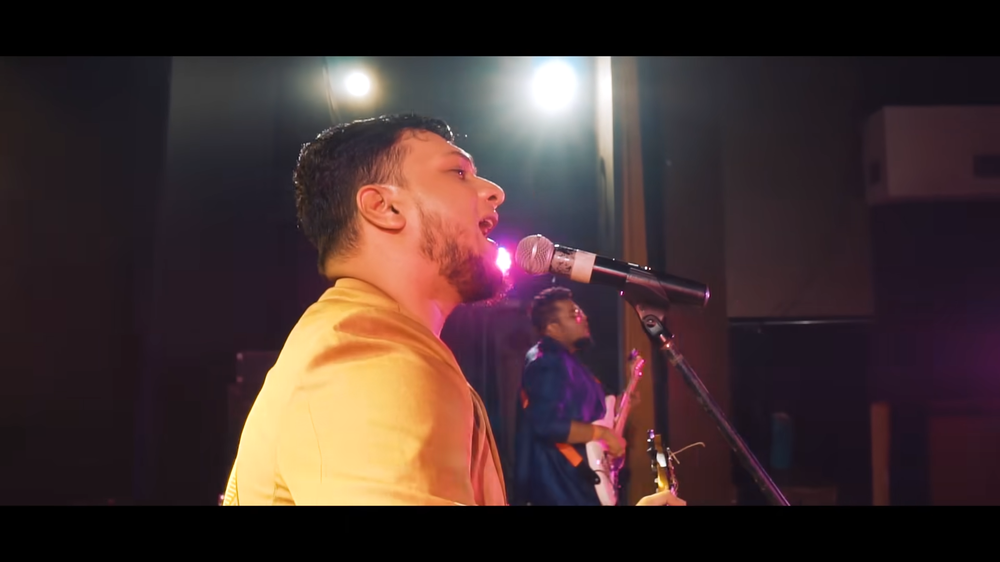
#> input picture image.png, 1000 x 562 px, shrunk from 1920 x 1080 before the run
$ python SPLIT_COLOR.PY
#> lines starting #> are read from the running program, lines starting #| are printed output that depends on the picture
import cv2

import numpy as np
img=cv2.imread("image.png")
#> img is the input picture: shape (562, 1000, 3); mean B, G, R 48, 48.6, 66.5

blank=np.zeros(img.shape[:2],dtype="uint8")

b,g,r=cv2.split(img)
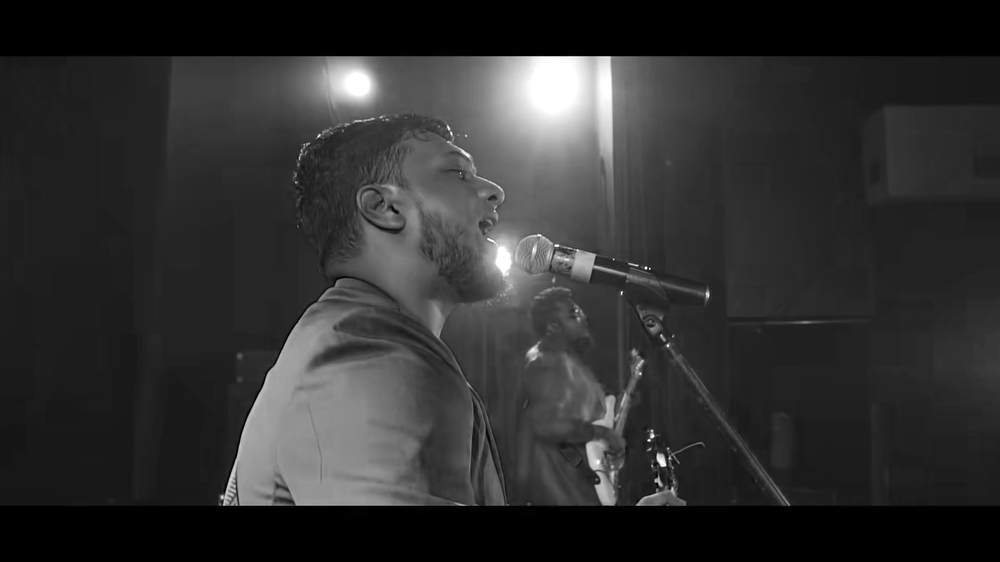
#> b: shape (562, 1000); min 0, max 255, mean 48
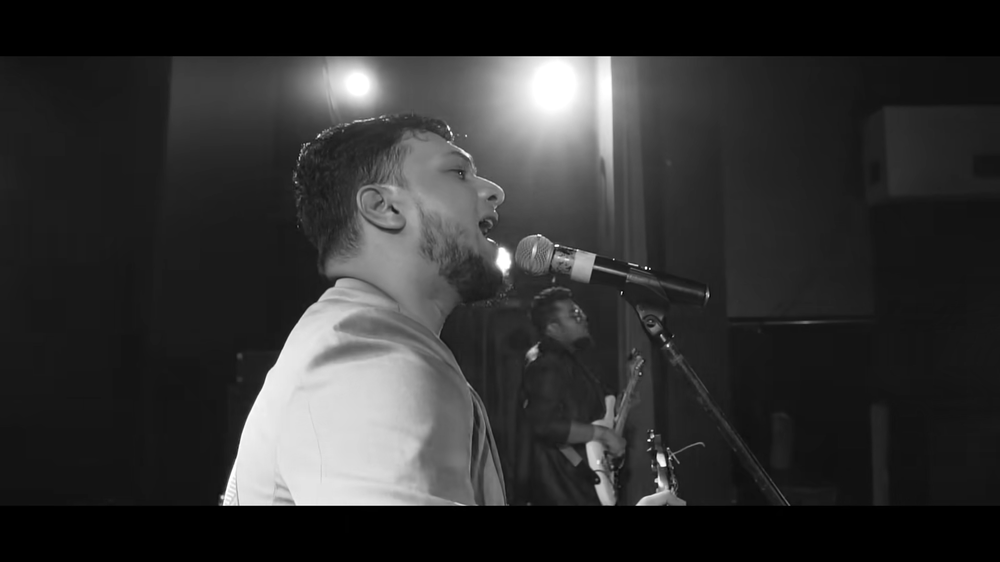
#> g: shape (562, 1000); min 0, max 255, mean 48.6
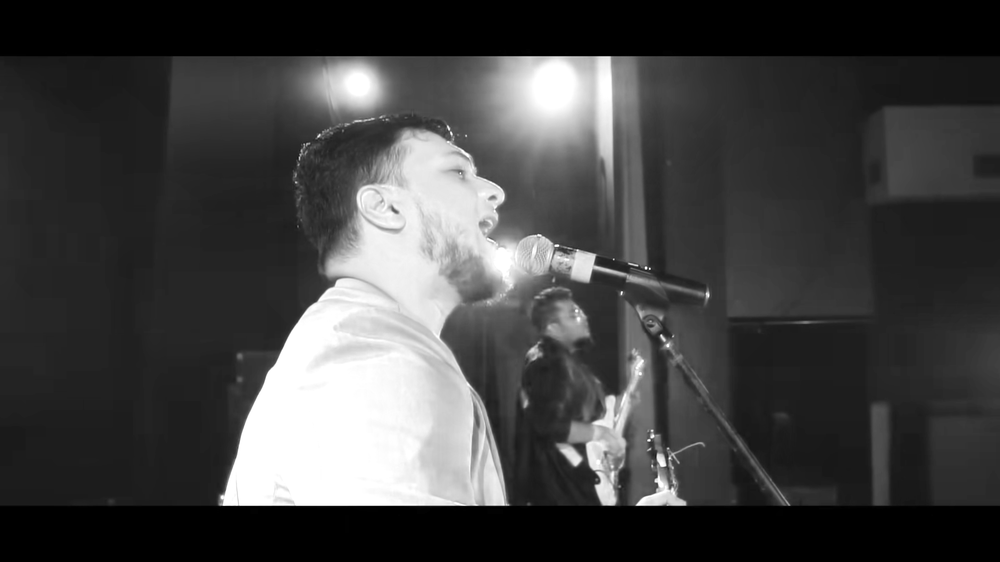
#> r: shape (562, 1000); min 0, max 255, mean 66.5

blue=cv2.merge([b,blank,blank])
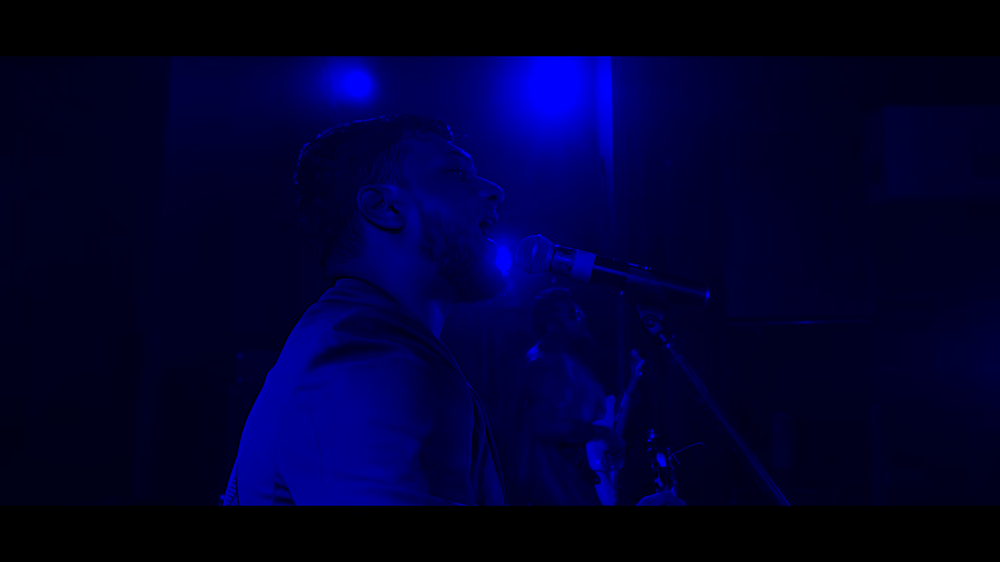
#> blue: shape (562, 1000, 3); mean of channels 0, 1, 2 48, 0, 0; drawn as B, G, R
green=cv2.merge([blank,g,blank])
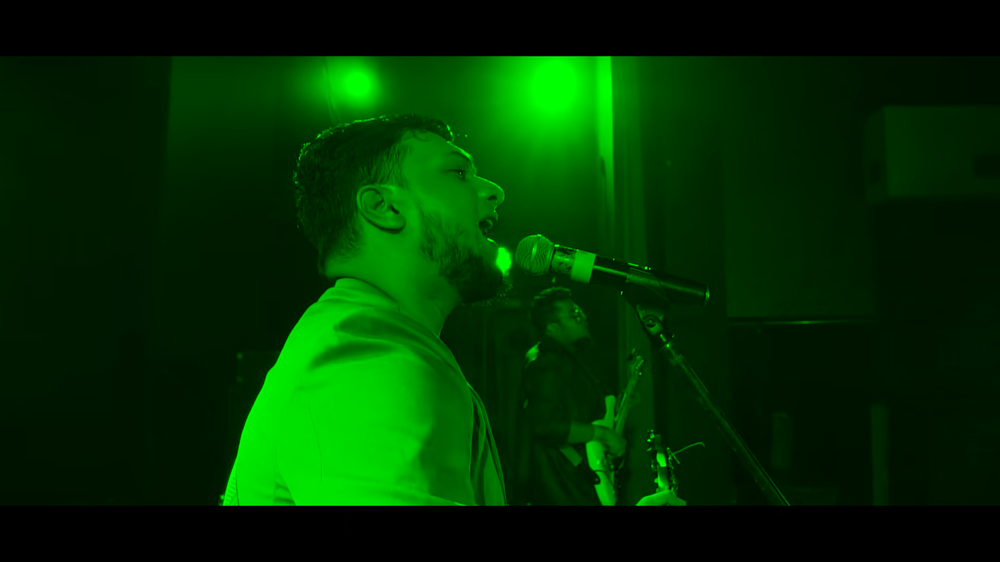
#> green: shape (562, 1000, 3); mean of channels 0, 1, 2 0, 48.6, 0; drawn as B, G, R
red=cv2.merge([blank,blank,r])
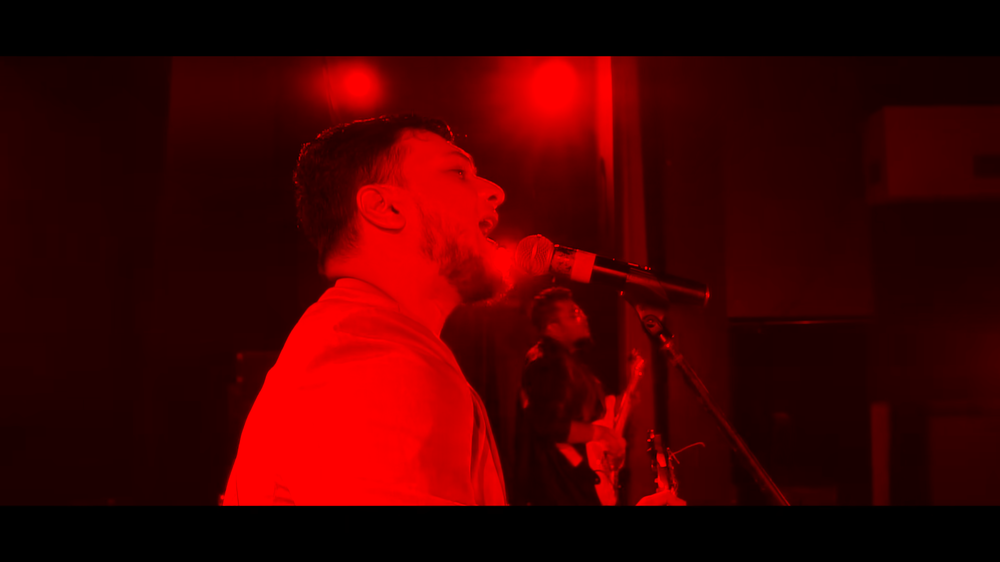
#> red: shape (562, 1000, 3); mean of channels 0, 1, 2 0, 0, 66.5; drawn as B, G, R


cv2.imshow("blue",blue)
cv2.imshow("green",green)
cv2.imshow("red",red)


'''cv2.imshow("blue",b)
cv2.imshow("green",g)
cv2.imshow("red",r)'''


'''merged=cv2.merge([b,g,r])
cv2.imshow("merged",merged)'''
cv2.waitKey(0)
